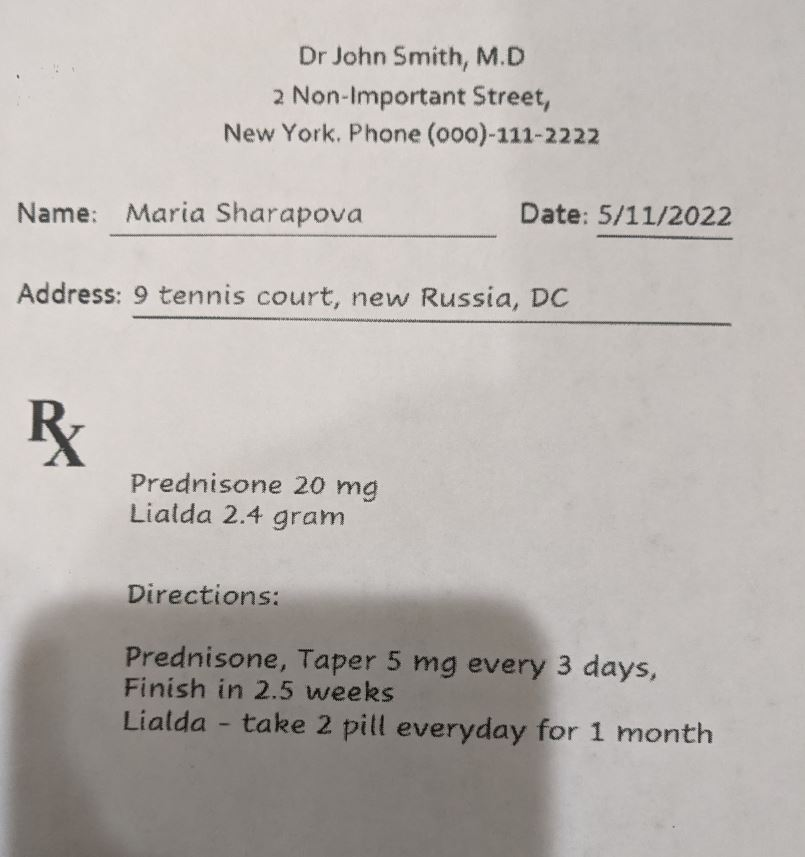
#> input picture backend/notebooks/dark_image.jpg, 805 x 857 px
$ jupyter execute cv_concepts.ipynb
#> lines starting #> are read from the running program, lines starting #| are printed output that depends on the picture; after the words box and inside, x2 and y2 are one past the last pixel; in counts of white or black regions, pixels touching at a corner belong together
[cell 1]
import cv2
from PIL import Image

[cell 2]
img = cv2.imread("dark_image.jpg", flags = cv2.IMREAD_GRAYSCALE)
#> img: shape (857, 805); min 0, max 232, mean 180.4
img

[cell 3]
_, new_img = cv2.threshold(img, 150,255,cv2.THRESH_BINARY)
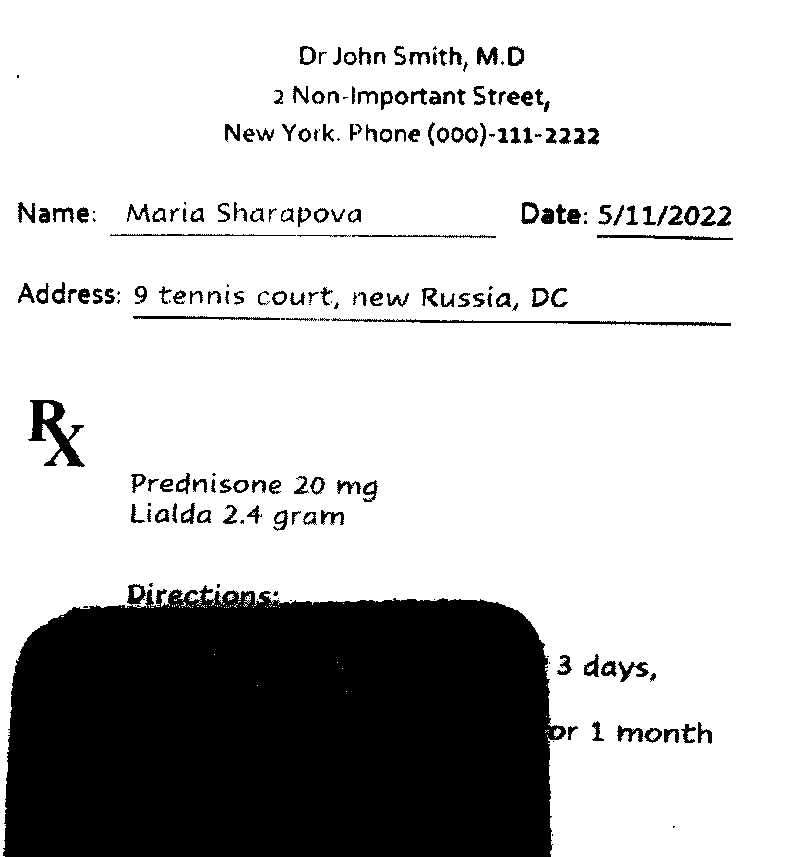
#> new_img: shape (857, 805); 77.3% white; 212 black regions (44 under 20 px), largest, box (x1, y1, x2, y2) and area: (3, 584, 566, 857) 136052, (28, 400, 85, 467) 1428, (331, 318, 731, 326) 994
Image.fromarray(new_img).show()

[cell 4]
new_img = cv2.adaptiveThreshold(
    img, 255,
    cv2.ADAPTIVE_THRESH_GAUSSIAN_C,
    cv2.THRESH_BINARY,
    61,
    11
)
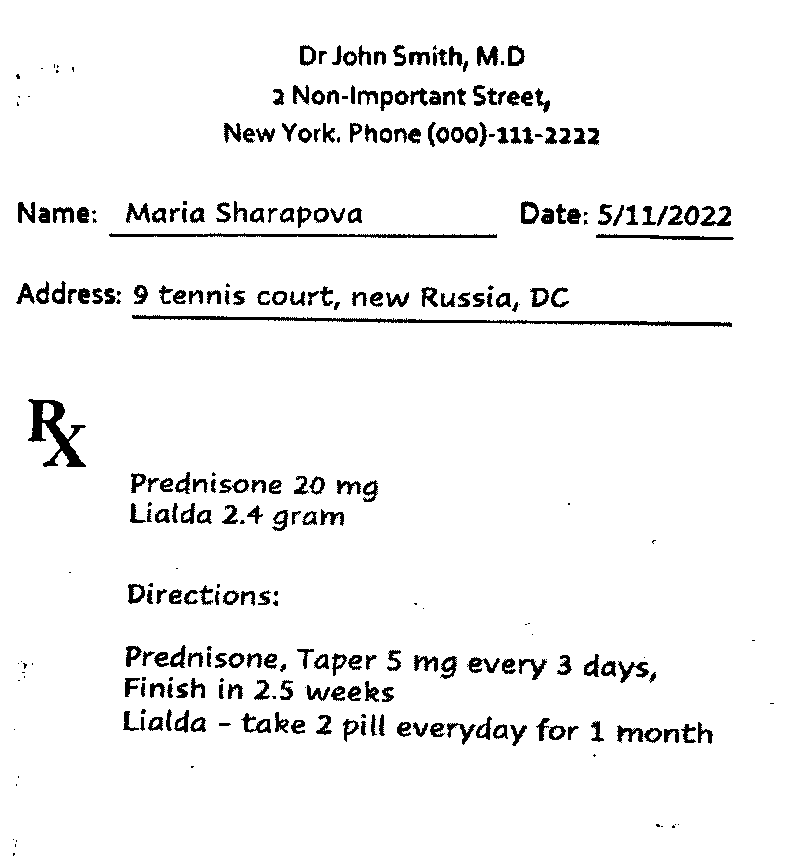
#> new_img: shape (857, 805); 95% white; 306 black regions (72 under 20 px), largest, box (x1, y1, x2, y2) and area: (132, 315, 732, 327) 2004, (28, 399, 86, 467) 1465, (109, 233, 497, 238) 1162
Image.fromarray(new_img).show()

$ run again, with backend/notebooks/clear_image.jpg copied over backend/notebooks/dark_image.jpg
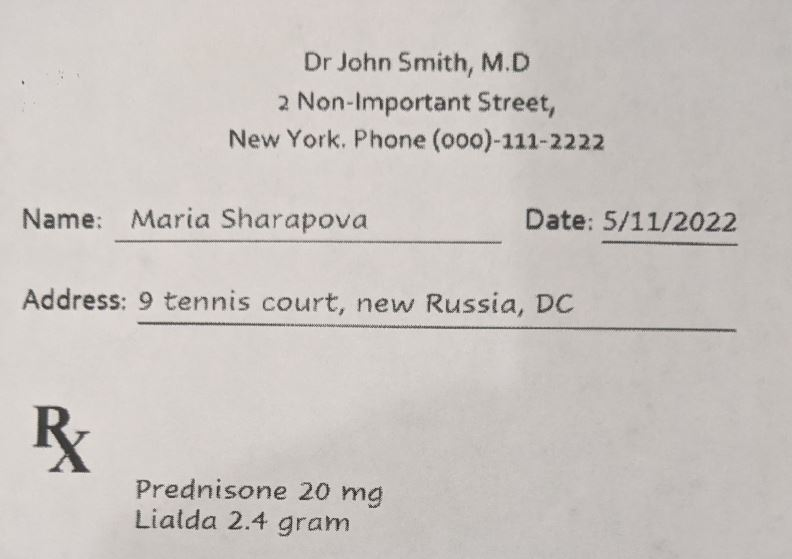
#> input picture backend/notebooks/clear_image.jpg, 792 x 559 px
#> `_, new_img = cv2.threshold(img, 150,255,cv2.THRESH_BINARY)`:
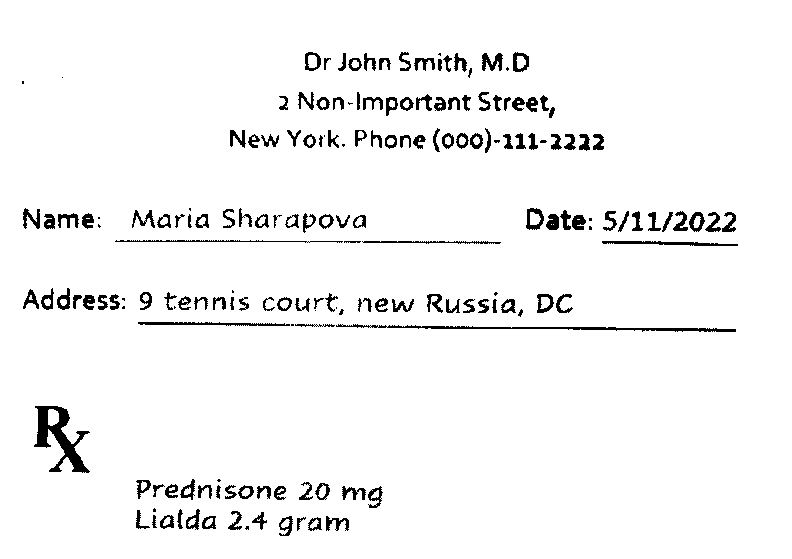
#> new_img: shape (559, 792); 95.8% white; 180 black regions (26 under 20 px), largest, box (x1, y1, x2, y2) and area: (34, 406, 90, 473) 1430, (336, 324, 736, 332) 981, (138, 322, 290, 326) 382
#> `new_img = cv2.adaptiveThreshold( img, 255, cv2.ADAPTIVE_THRESH_GAUSSIA..`:
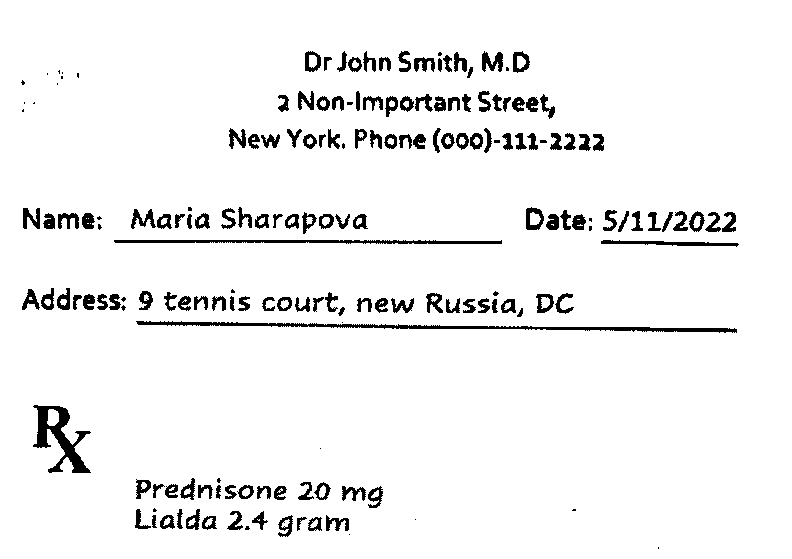
#> new_img: shape (559, 792); 94.7% white; 183 black regions (33 under 20 px), largest, box (x1, y1, x2, y2) and area: (136, 321, 737, 333) 1997, (33, 405, 91, 473) 1476, (114, 240, 502, 244) 1148
